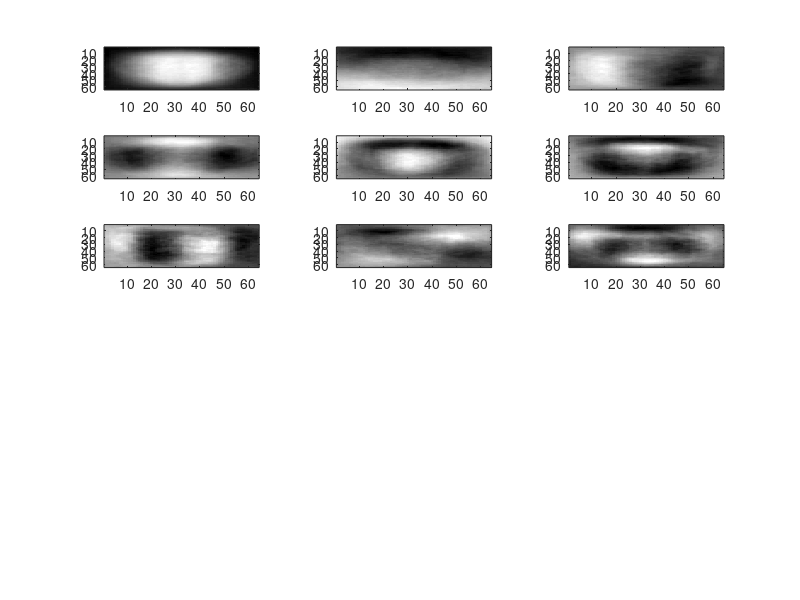

Source code (MATLAB): (Note: this script raises an error after producing the figure.)
load('coeff')


colormap gray;
for i = 1:9
    subplot(6, 3, i);
   imagesc(reshape(coeff(:, i), 64, 64)); 
end

tIm = im2double(imresize(rgb2gray(imread('mug2.jpg')), [64 64]));

testIm = reshape(tIm, 1, 4096);

res = (testIm - mean(testIm)) * coeff;

tt = mean(testIm) + res * coeff';

err = norm(testIm - tt);
colormap gray;

subplot(6, 3, 10);
imagesc(tIm);
subplot(6, 3, 11);
imagesc(reshape(tt, 64, 64));